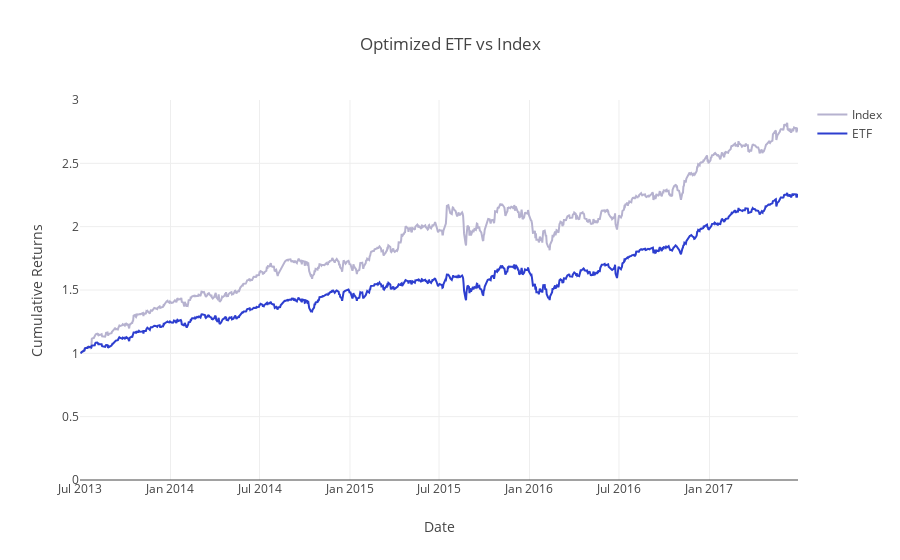

Notebook code for this chart:
### Markdown cell above
With our ETF weights built, let's compare it to the index. Run the next cell to calculate the ETF returns and compare it to the index returns.

### Code cell
optim_etf_returns = generate_weighted_returns(returns, optimal_single_rebalance_etf_weights)
optim_etf_cumulative_returns = calculate_cumulative_returns(optim_etf_returns)
project_helper.plot_benchmark_returns(index_weighted_cumulative_returns, optim_etf_cumulative_returns, 'Optimized ETF vs Index')

optim_etf_tracking_error = tracking_error(np.sum(index_weighted_returns, 1), np.sum(optim_etf_returns, 1))
print('Optimized ETF Tracking Error: {}'.format(optim_etf_tracking_error))

### Figure 1 — Plotly figure (JSON) as saved in the notebook; plotly's stock layout.template omitted (floating-point values rounded to 4 significant figures; data arrays with more than 128 entries replaced by an {"elided": "..."} marker saying what was removed)
{"data": [{"line": {"color": "#B6B2CF"}, "name": "Index", "type": "scatter", "x": {"elided": "1009 str values"}, "y": {"elided": "1009 float values"}}, {"line": {"color": "#2D3ECF"}, "name": "ETF", "type": "scatter", "x": {"elided": "1009 str values"}, "y": {"elided": "1009 float values"}}], "layout": {"title": "Optimized ETF vs Index", "xaxis": {"title": "Date"}, "yaxis": {"range": [0, 3], "title": "Cumulative Returns"}}}
